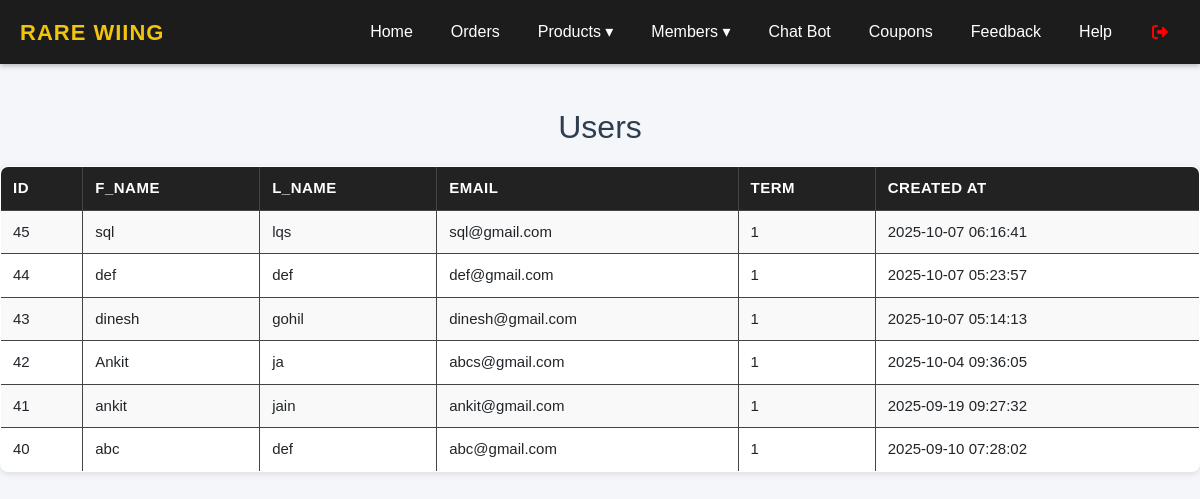
/admin/user.php (signed in), run on the app's committed database.
### tables this page shows
CREATE TABLE `users` (
  `id` int(11) NOT NULL,
  `fname` varchar(50) NOT NULL,
  `lname` varchar(50) NOT NULL,
  `email` varchar(100) NOT NULL,
  `password` varchar(255) NOT NULL,
  `term` tinyint(1) NOT NULL,
  `created_at` timestamp NOT NULL DEFAULT current_timestamp(),
  `reset_token` varchar(255) DEFAULT NULL,
  `reset_expiry` datetime DEFAULT NULL
);

### admin/user.php (the view, shortened to what this page needs)
<?php
include("header.php");
$sql = "SELECT * FROM users ORDER BY id DESC";
$result = mysqli_query($conn, $sql);
?>
<!DOCTYPE html>
<html lang="en">
<head>
</head>
<body>
  <br>
  <h2>Users</h2>
  <table>
    <tr>
      <th>ID</th>
      <th>F_Name</th>
      <th>L_Name</th>
      <th>Email</th>
      <th>Term</th>
      <th>Created At</th>
    </tr>
    <?php
    if (mysqli_num_rows($result) > 0) {
      while ($row = mysqli_fetch_assoc($result)) {
        echo "<tr>";
        echo "<td>" . $row['id'] . "</td>";
        echo "<td>" . htmlspecialchars($row['fname']) . "</td>";
        echo "<td>" . htmlspecialchars($row['lname']) . "</td>";
        echo "<td>" . htmlspecialchars($row['email']) . "</td>";
        echo "<td>" . htmlspecialchars($row['term']) . "</td>";
        echo "<td>" . $row['created_at'] . "</td>";
        echo "</tr>";
      }
    } else {
      echo "<tr><td colspan='6'>No subscribers found</td></tr>";
    }
    ?>
  </table>
</body>
</html>

### admin/css/style.css (style rules this page uses)
* { margin: 0; padding: 0; box-sizing: border-box; }
body { font-family: "Nunito Sans", Arial, sans-serif; background: #f5f6fa; margin: 0; }
h2 { padding-top: 20px; text-align: center; color: #2c3e50; }
table { width: 100%; border-collapse: collapse; margin-top: 20px; background: #fff; border-radius: 8px; overflow: hidden; box-shadow: 0 2px 6px rgba(0, 0, 0, 0.1); }
table, th, td { border: 1px solid #444; }
th, td { padding: 10px 12px; text-align: left; font-size: 15px; }
th { background: #222; color: #fff; text-transform: uppercase; letter-spacing: 0.5px; }
tr:nth-child(even) { background: #f9f9f9; }

### data on the page
users: id "45", fname "sql", lname "lqs", email "sql@gmail.com", term "1", created_at "2025-10-07 06:16:41"
users: id "44", fname "def", lname "def", email "def@gmail.com", term "1", created_at "2025-10-07 05:23:57"
users: id "43", fname "dinesh", lname "gohil", email "dinesh@gmail.com", term "1", created_at "2025-10-07 05:14:13"
users: id "42", fname "Ankit", lname "ja", email "abcs@gmail.com", term "1", created_at "2025-10-04 09:36:05"
users: id "41", fname "ankit", lname "jain", email "ankit@gmail.com", term "1", created_at "2025-09-19 09:27:32"
users: id "40", fname "abc", lname "def", email "abc@gmail.com", term "1", created_at "2025-09-10 07:28:02"
